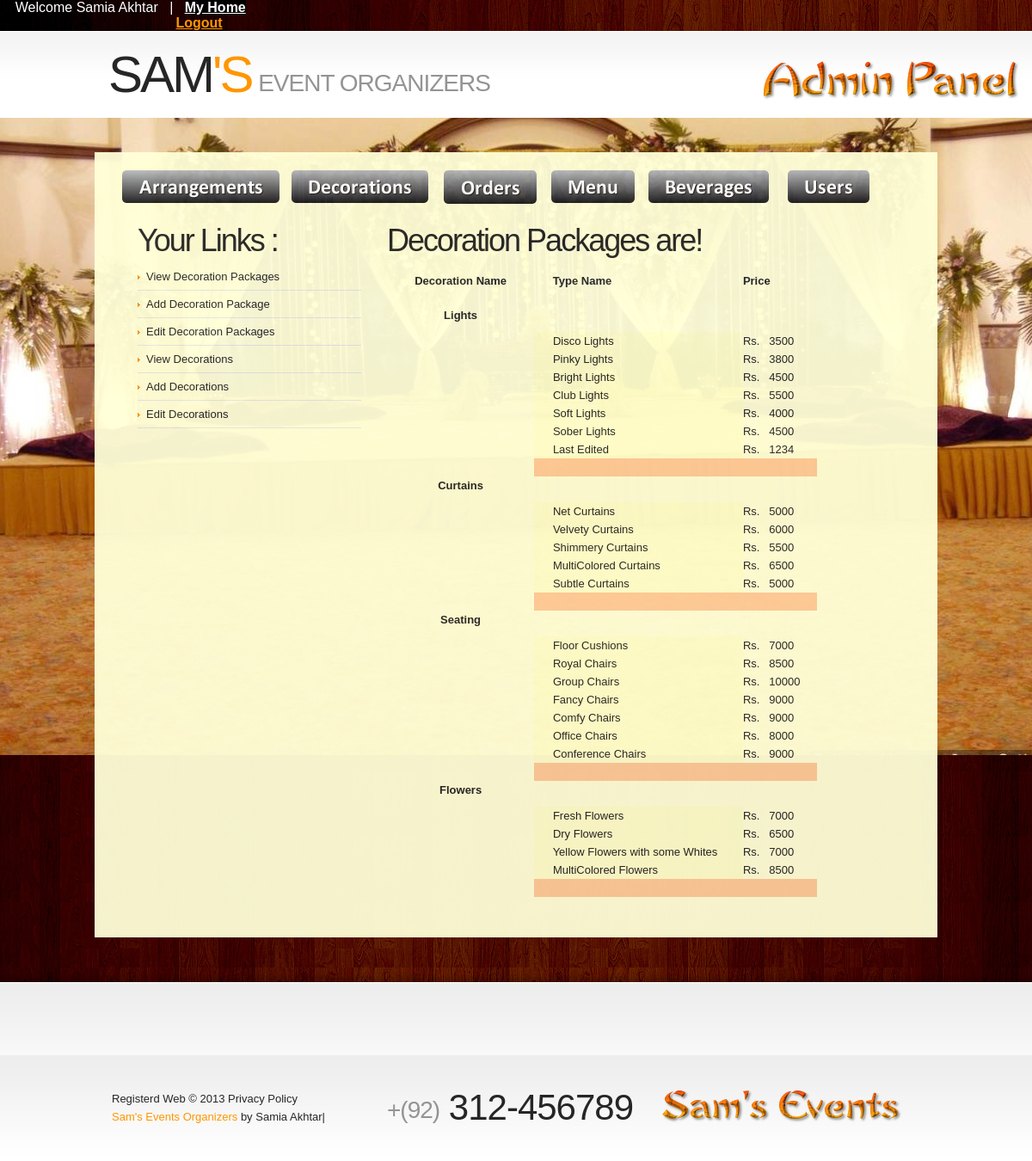
The page /admin/view_deco.php (signed in) on the database its author committed.
### tables this page shows
CREATE TABLE IF NOT EXISTS `event_decorations` (
  `event_dec_id` int(11) NOT NULL AUTO_INCREMENT,
  `event_dec_name` varchar(255) NOT NULL,
  `dec_dscrpt` varchar(255) NOT NULL,
  PRIMARY KEY (`event_dec_id`)
);

CREATE TABLE IF NOT EXISTS `decoration_details` (
  `dec_id` int(11) NOT NULL AUTO_INCREMENT,
  `event_dec_id` int(11) NOT NULL,
  `dec_type_name` varchar(255) NOT NULL,
  `dec_price` varchar(255) NOT NULL,
  PRIMARY KEY (`dec_id`)
);

### admin/view_deco.php (the view, shortened to what this page needs)
<!DOCTYPE html>
<html lang="en">
<head>
    <link rel="stylesheet" href="css/reset.css" type="text/css" media="screen">
    <link rel="stylesheet" href="css/style.css" type="text/css" media="screen">
    <link rel="stylesheet" href="css/grid.css" type="text/css" media="screen">
</head>
<body id="page2">
    <header>
    <?php
if (!isset($_SESSION['s_name'])){
                          echo "<div class=mybar id=L1 style=background-image:url(images/bg-top-tail2.jpg)>
      <div class=menu> &nbsp; &nbsp;&nbsp; &nbsp; &nbsp; &nbsp;  &nbsp; &nbsp; &nbsp; &nbsp; &nbsp;  &nbsp; &nbsp; &nbsp; &nbsp; &nbsp;  &nbsp; &nbsp; &nbsp; &nbsp; &nbsp; &nbsp; &nbsp; &nbsp; &nbsp; &nbsp; &nbsp; &nbsp; &nbsp; &nbsp; &nbsp; &nbsp; &nbsp; &nbsp; &nbsp; &nbsp; &nbsp; &nbsp; &nbsp; &nbsp; &nbsp; &nbsp; &nbsp; &nbsp; &nbsp; &nbsp; &nbsp; &nbsp; &nbsp; &nbsp; &nbsp; &nbsp; &nbsp; &nbsp; &nbsp; &nbsp; &nbsp; &nbsp; &nbsp; &nbsp; &nbsp; &nbsp; &nbsp; &nbsp; &nbsp; &nbsp; &nbsp; &nbsp; &nbsp; &nbsp; &nbsp; &nbsp; &nbsp; &nbsp; &nbsp; &nbsp; &nbsp; &nbsp; &nbsp; &nbsp; &nbsp; &nbsp; &nbsp; &nbsp; &nbsp; &nbsp; &nbsp; &nbsp; &nbsp; &nbsp; &nbsp; &nbsp; &nbsp; &nbsp; &nbsp; &nbsp; &nbsp; &nbsp; &nbsp; &nbsp; &nbsp; &nbsp; &nbsp; &nbsp; &nbsp; &nbsp; &nbsp; &nbsp; &nbsp; &nbsp; &nbsp; &nbsp; &nbsp; &nbsp; &nbsp; &nbsp; &nbsp; &nbsp; &nbsp; &nbsp; &nbsp; &nbsp; &nbsp; &nbsp; &nbsp; &nbsp;&nbsp;&nbsp;&nbsp;&nbsp;&nbsp;&nbsp;&nbsp;&nbsp;&nbsp; &nbsp;&nbsp;&nbsp;&nbsp;&nbsp;&nbsp;&nbsp;&nbsp;&nbsp;&nbsp; &nbsp; &nbsp; &nbsp; &nbsp; &nbsp; &nbsp; &nbsp; &nbsp; &nbsp; &nbsp;&nbsp;&nbsp;&nbsp;&nbsp;&nbsp;&nbsp;&nbsp;&nbsp;&nbsp;
                                <a href=admin_home.php>Login</a> </div></div>";
    }
	else
	{
 echo "  <div class=mybar  id=L2 style=background-image:url(images/bg-top-tail2.jpg)>
      <div class=menu>  &nbsp; &nbsp;";
	$name= $_SESSION['s_name'];
echo " Welcome $name ";
	echo " &nbsp; | &nbsp; <a href=myadmin.php class=active><strong>My Home</strong></a> &nbsp; &nbsp; &nbsp; &nbsp; &nbsp; &nbsp; &nbsp;&nbsp; &nbsp; &nbsp; &nbsp;  &nbsp; &nbsp; &nbsp; &nbsp; &nbsp;  &nbsp; &nbsp; &nbsp; &nbsp; &nbsp;  &nbsp; &nbsp; &nbsp; &nbsp; &nbsp; &nbsp; &nbsp; &nbsp; &nbsp; &nbsp; &nbsp; &nbsp; &nbsp; &nbsp; &nbsp; &nbsp; &nbsp; &nbsp; &nbsp; &nbsp; &nbsp; &nbsp; &nbsp; &nbsp; &nbsp; &nbsp; &nbsp; &nbsp; &nbsp; &nbsp; &nbsp; &nbsp; &nbsp; &nbsp; &nbsp; &nbsp; &nbsp; &nbsp; &nbsp; &nbsp; &nbsp; &nbsp; &nbsp; &nbsp; &nbsp; &nbsp; &nbsp; &nbsp; &nbsp; &nbsp; &nbsp; &nbsp; &nbsp; &nbsp; &nbsp; &nbsp; &nbsp; &nbsp; &nbsp; &nbsp; &nbsp; &nbsp; &nbsp; &nbsp; &nbsp; &nbsp; &nbsp; &nbsp; &nbsp; &nbsp; &nbsp; &nbsp; &nbsp; &nbsp; &nbsp; &nbsp; &nbsp; &nbsp; &nbsp; &nbsp; &nbsp;  &nbsp; &nbsp; &nbsp; &nbsp; &nbsp; &nbsp; &nbsp; &nbsp;  &nbsp; &nbsp; &nbsp; &nbsp; &nbsp; &nbsp; &nbsp; &nbsp; &nbsp; &nbsp; &nbsp; &nbsp; &nbsp; &nbsp; &nbsp; &nbsp;
                             <a href=logout.php><strong>Logout</strong></a>
							 <br>  </div></div>";
                         }
    ?>
    <div class="row-2">
       	<div class="main">
            	<div class="container_12">
                	<div class="grid_9">
                    	<h1>
                            <a class="logo" href="home.php">Sam<strong>'s</strong></a>
                            <span>Event Organizers</span>
                        </h1>
                    </div>
                    <div class="grid_3">
                    	<form id="search-form" method="post" enctype="multipart/form-data">
                    	  <img src="images/cooltext1148775572.png" width="298" height="46">
                    	</form>
                  </div>
                </div>
      </div>
      </div>
</header><div class="ic"></div>
    <section id="content">
        <div class="bg-top">
        	<div class="bg-top-2">
                <div class="bg">
                    <div class="bg-top-shadow">
                        <div class="main">
                          <div class="trans" style="background-color:#FFFFD7">
                             <div class="container_12">
                                <div class="wrapper">
                                  <table width="981" border="0" cellspacing="10" cellpadding="" align="center">
  <tr><td colspan="6"><br></td></tr>
  <tr>
    <td width="183">&nbsp; &nbsp; &nbsp; <a href="mange_arrangements.php"> <img src="images/admin (3).png" width="183" height="38"></a></td>
    <td width="159">&nbsp; <a href="view_decorations.php"><img src="images/admin (4).png" width="159" height="38"></a></td>
    <td width="108"><span><a href="orders_page.php"><img src="images/admin (5).png" width="108" height="39"></a></span></td>
    <td width="97"><a href="menu_page.php"><img src="images/admin (7).png" width="97" height="38"></a></td>
    <td width="140"><a href="beverages_page.php"><img src="images/admin (8).png" width="140" height="38"></a></td>
    <td width="160"><a href="users_page.php"><img src="images/admin (6).png" width="95" height="38"></a></td>
    </tr>
    <tr><td colspan="6"><br></td></tr>
</table>
                                            <div class="grid_12">
                                                <div class="wrapper">
                                                    <article class="grid_4 alpha">
                                                        <div class="indent">
                                                            <h3 class="prev-indent-bot2">Your Links : </h3>
                                                            <ul class="list-2">
                                                              <li><a href="view_decorations.php">View Decoration Packages</a></li>
                                                                <li><a href="add_deco.php">Add Decoration Package</a></li>
                                                                <li><a href="edit_deco.php">Edit Decoration Packages</a></li>
                                                                <li><a href="view_deco.php">View Decorations</a></li>
                                                                <li><a href="add_new_deco.php">Add Decorations</a></li>
                                                              <li><a href="edit_decorations.php">Edit Decorations</a></li>
                                                            </ul>
                                                        </div>
                                                    </article>
                                                    <article class="grid_8 omega">
                                                        <div class="indent-right">
                                                            <h3 class="p2">Decoration Packages are!</h3>
                                                            <div class="wrapper prev-indent-bot2">
                                                                 <?php
				$sql="Select * From event_decorations";
				$rs = mysql_query($sql) or die(mysql_error());
				$myrows = mysql_num_rows($rs);
	if(mysql_num_rows($rs)>0)
	{
	echo
	 "<table width=500 border=0 cellspacing=2 cellpadding=10 align=center>
  <tr>
    <th width=150 height=40 scope=row >Decoration Name</th>
    <th width=290 scope=row align=left>&nbsp; &nbsp; &nbsp; Type Name</th>
    <th width=100 scope=row align=left>Price</th>
  </tr>";
	 for ($i=0; $i<$myrows; $i++)
	{
	$row = mysql_fetch_array($rs);
  echo "
  <tr>
    <th height=30 scope=row valign=top >".$row['event_dec_name']."</td>";
	echo "</tr>";
	  $dec_id= $row['event_dec_id'];
	  $msql="Select * From decoration_details where event_dec_id=$dec_id";
	$mrs = mysql_query($msql) or die(mysql_error());
		$mrows = mysql_num_rows($mrs);
	if(mysql_num_rows($mrs)>0)
	{
	for ($j=0; $j<$mrows; $j++){
		$mrow = mysql_fetch_array($mrs);
		 echo "<tr><td width=200> </td>";
		 echo "<td width=250 align=left bgcolor=#FFFFCC>&nbsp; &nbsp; &nbsp; ".$mrow['dec_type_name']."</td>";
		  echo "<td >Rs. &nbsp; ".$mrow['dec_price']."</td>";
 echo" </tr>";
	}
	 echo " <tr><td></td> <td bgcolor=#FFCC99 colspan=2> &nbsp; &nbsp; &nbsp; &nbsp; &nbsp;  &nbsp; &nbsp; &nbsp; &nbsp; &nbsp;  &nbsp; &nbsp; &nbsp; &nbsp; &nbsp;
  </td>
  </tr>";
	}
	}
echo "<tr><td><br><br></td></tr></table>";
	}
                ?>
                                      </div>
                                   </article>
                                </div>
                             </div>
                         </div>
                      </div>
                  </div>
              </div>
          </div>
      </div>
                    </div>
                </div>
        <div class="bg-bot">
        </div>
    </section>
<footer>
        <div class="main">
        	<div class="container_12">
  <div class="wrapper">
                	<div class="grid_4">
                    	<div>Registerd Web &copy; 2013 <a class="link color-3" href="#">Privacy Policy</a></div>
                        <div><a rel="nofollow" target="_blank" hrfhome.php">Sam's Events Organizers</a> by Samia Akhtar|</div>
                    </div>
                    <div class="grid_4">
                    	<span class="phone-numb"><span>+(92)</span> 312-456789</span>
                    </div>
                    <div class="grid_4">
                    	<ul class="list-services">
                        	<li><img src="images/cooltext1148772876.png" width="279" height="39"></li>
                        </ul>
                    </div>
                </div>
            </div>
        </div>
</footer>
</body>
</html>

### admin/css/style.css (style rules this page uses)
article, aside, audio, canvas, command, datalist, details, embed, figcaption, figure, footer, header, hgroup, keygen, meter, nav, output, progress, section, source, video { display:block }
html { width:100% }
body { font-family:Arial, Helvetica, sans-serif;font-size:100%;color:#262626;min-width:980px;background:#fff }
.bg-top-shadow { width:100%; background:url(../images/bg-top-shadow.png) center bottom repeat-x; padding:40px 0 52px }
.bg-top { width:100%; background:url(../images/bg-top-tail.jpg) center top repeat-x }
.bg-top-2 { width:100%; background:url(../images/bg-top-tail2.jpg) center top repeat-y }
.bg { width:100%; background:url(../images/bg-top.jpg) center top no-repeat fixed }
.bg-bot { width:100%; background:url(../images/bg-bot-tail.gif) center top repeat-x #fff; padding:30px 0 55px }
.main { width:980px;padding:0;margin:0 auto;font-size:0.8125em;line-height:1.6153em }
a { color:#ff9601; outline:none }
.wrapper { width:100%; overflow:hidden; position:relative }
.trans { filter: Alpha(Opacity=95); opacity:0.95; }
.mybar { font-family:Arial, Helvetica, sans-serif; color:#FFF; background-image:url(file:///E|/Vertigo/VertrigoServ/www/Event_Management/user/images/bg-top-tail2.jpg) }
.p2 { margin-bottom:15px }
.color-3 { color:#262626 }
.indent-right { padding-right:30px }
.indent { padding:0 10px 0 30px }
.prev-indent-bot2 { margin-bottom:5px }
.menu li a, .list-1 li a, .list-2 li a, .link, .button, .logo { text-decoration:none }
header { width:100%;position:relative;z-index:2 }
.row-2 { width:100%;min-height:101px;background:url(../images/row2-tail.gif) left top repeat-x #fff }
h1 { padding:15px 0 0 0;position:relative;font-weight:normal;text-transform:uppercase;margin-left:-4px;font-family:"Trebuchet MS", Arial, Helvetica, sans-serif }
h1 span { display:inline-block; font-size:28px; line-height:1.2em; color:#949494; letter-spacing:-1px; padding:29px 0 0 4px }
.logo { display:inline-block;font-size:60px;line-height:1.2em;;color:#262626;cursor:pointer;letter-spacing:-3px }
.logo strong { color:#ff9601; font-weight:normal }
.menu { padding:0;width:100% }
.menu a.active { color:#fff;background-position:left top;background-repeat:repeat-x;background-color:#000 }
#search-form { padding:35px 0px 0 37px }
#content { width:100%;padding:0;position:relative;z-index:1 }
h3 { font-family:"Trebuchet MS", Arial, Helvetica, sans-serif;font-size:36px;line-height:1.2em;margin:0 0 22px 0;color:#262626;font-weight:normal;letter-spacing:-2px }
.list-2 li { line-height:1.23em;padding:8px 0;background:url(../images/pic-1.gif) 0 bottom repeat-x }
.list-2 li a { display:inline-block; color:#262626; padding-left:10px; background:url(../images/marker-2.gif) 0 6px no-repeat }
footer { width:100%;padding:40px 0 33px;background:url(../images/footer-tail.gif) center top repeat-x #fff }
.phone-numb { display:inline-block;font-size:42px;line-height:1.2em;font-family:"Trebuchet MS", Arial, Helvetica, sans-serif;letter-spacing:-1px;margin-top:-4px }
.phone-numb span { display:inline-block; font-size:28px; color:#949494; padding-top:3px }
.list-services { padding:0 }
.list-services li { float:left; padding:0 0 0 20px }
.list-services li:first-child { padding:0 }

### admin/css/grid.css (style rules this page uses)
.container_12 { margin-left: auto; margin-right: auto; width: 960px; }
.grid_1, .grid_2, .grid_3, .grid_4, .grid_5, .grid_6, .grid_7, .grid_8, .grid_9, .grid_10, .grid_11, .grid_12 { display:inline; float: left; position: relative; margin-left: 10px; margin-right: 10px; }
.alpha { margin-left: 0; }
.omega { margin-right: 0; }
.container_12 .grid_3 { width:220px; }
.container_12 .grid_4 { width:300px; }
.container_12 .grid_8 { width:620px; }
.container_12 .grid_9 { width:700px; }
.container_12 .grid_12 { width:940px; }

### rows shown on the page
event_decorations: event_dec_name "Lights"
decoration_details: dec_type_name "Disco Lights", dec_price "3500"
decoration_details: dec_type_name "Pinky Lights", dec_price "3800"
decoration_details: dec_type_name "Bright Lights", dec_price "4500"
decoration_details: dec_type_name "Club Lights", dec_price "5500"
decoration_details: dec_type_name "Soft Lights", dec_price "4000"
decoration_details: dec_type_name "Sober Lights", dec_price "4500"
decoration_details: dec_type_name "Last Edited", dec_price "1234"
event_decorations: event_dec_name "Curtains"
decoration_details: dec_type_name "Net Curtains", dec_price "5000"
decoration_details: dec_type_name "Velvety Curtains", dec_price "6000"
decoration_details: dec_type_name "Shimmery Curtains", dec_price "5500"
decoration_details: dec_type_name "MultiColored Curtains", dec_price "6500"
decoration_details: dec_type_name "Subtle Curtains", dec_price "5000"
event_decorations: event_dec_name "Seating"
decoration_details: dec_type_name "Floor Cushions", dec_price "7000"
decoration_details: dec_type_name "Royal Chairs", dec_price "8500"
decoration_details: dec_type_name "Group Chairs", dec_price "10000"
decoration_details: dec_type_name "Fancy Chairs", dec_price "9000"
decoration_details: dec_type_name "Comfy Chairs", dec_price "9000"
decoration_details: dec_type_name "Office Chairs", dec_price "8000"
decoration_details: dec_type_name "Conference Chairs", dec_price "9000"
event_decorations: event_dec_name "Flowers"
decoration_details: dec_type_name "Fresh Flowers", dec_price "7000"
decoration_details: dec_type_name "Dry Flowers", dec_price "6500"
decoration_details: dec_type_name "Yellow Flowers with some Whites", dec_price "7000"
decoration_details: dec_type_name "MultiColored Flowers", dec_price "8500"

### other values the page prints
$name "Samia Akhtar"
